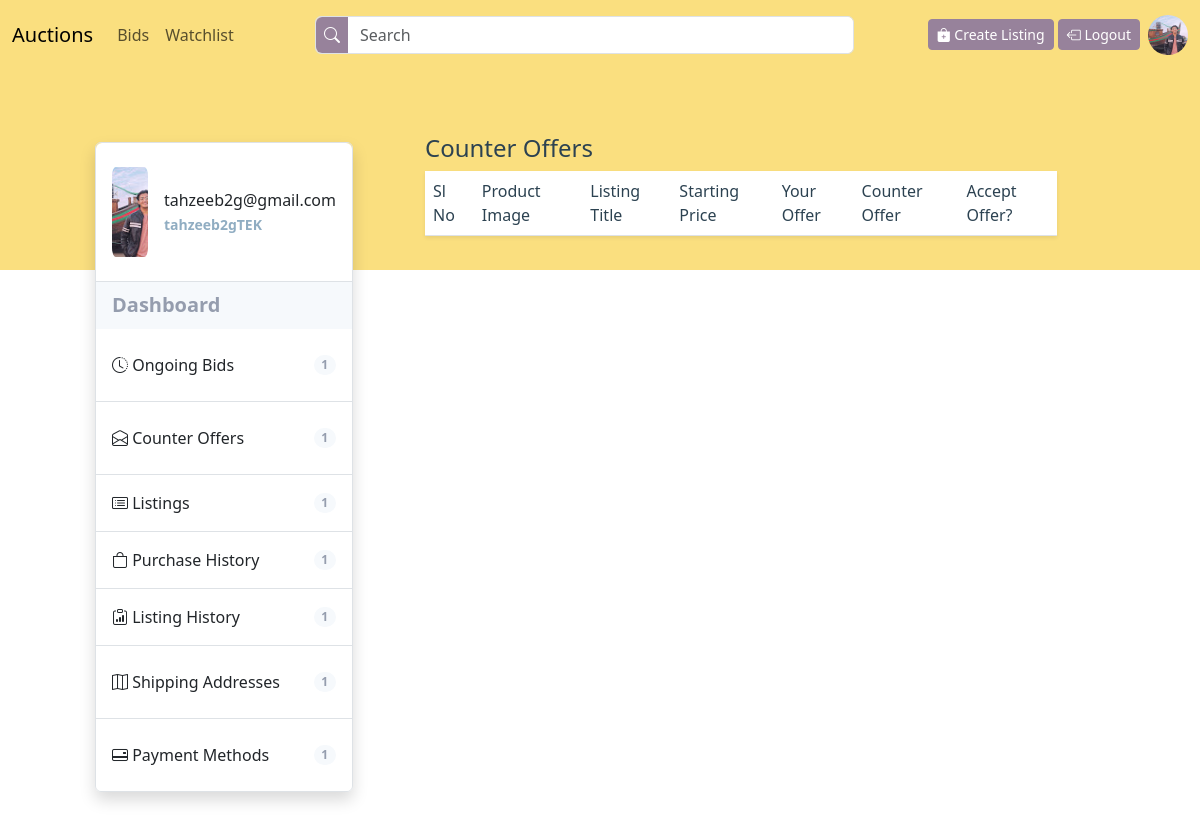
Page /counter-offers (signed in) on the committed database.
### users/models.py (models this page shows, shortened)
class User(AbstractUser):
    email = models.EmailField(unique=True)
    watchlist = models.ManyToManyField(
        'auctions.Listing')
    is_oauth_registered = models.BooleanField(default=False)
    display_picture = models.ImageField(
        upload_to='display-pictures/', max_length=250, default='display-pictures/default-dp.png')
    email_verification_token = models.CharField(
        max_length=200, null=True, blank=True)
    forget_password_token = models.CharField(
        max_length=200, null=True, blank=True)
    previous_email = models.EmailField(null=True, default=None)

### auctions/views.py (the view)
# urls.py: path("counter-offers", views.counter_offers, name="counter-offers"),
@login_required(login_url=settings.LOGIN_URL)
def counter_offers(request):
    bids = Bid.objects.filter(buyer=request.user)
    counter_offers = bids.filter(
        listing__active=True, listing__buying_format=Listing.BuyingFormat.ACCEPT_OFFERS)
    return render(request, "auctions/counter-offers.html", {
        "counter_offers": counter_offers,
    })

### auctions/templates/auctions/counter-offers.html (shortened to what this page needs)
{% extends "users/profile-layout.html" %}
{% block child%}
<h4 class="header-4 user-pages-header">Counter Offers</h4>
<table class="table table-hover shadow-sm" id="counter-offer-table">
    <thead class="align-top table-header">
        <tr>
            <th scope="col">Sl No</th>
            <th scope="col">Product Image</th>
            <th scope="col">Listing Title</th>
            <th scope="col">Starting Price</th>
            <th scope="col">Your Offer</th>
            <th scope="col">Counter Offer</th>
            <th scope="col">Accept Offer?</th>
        </tr>
    </thead>
</table>
{% endblock child %}

### users/templates/users/profile-layout.html (shortened to what this page needs)
{% extends "auctions/layout.html" %}
{% block body %}
<div class="container-fluid p-5 overlap-container">
    <div class="row align-items-start justify-content-center">
        <div class="col-xl-3 col-12 mt-xl-4 mt-4">
            <ul class="list-group list-group-flush border rounded shadow">
                <li class="list-group-item d-flex justify-content-start align-items-center py-4 border-none">
                    <img src="{{user.display_picture.url}}" class="thumbnail-image">
                    <div class="ms-3 fw-medium">
                        {{request.user.email}}
                        <br>
                        <small class="fw-bold highlighted-text">{{request.user.username}}</small>
                    </div>
                </li>
                <li class="list-group-item list-bg d-flex justify-content-between align-items-center fw-bold lead">
                    Dashboard
                </li>
                <li class="list-group-item list">
                    <a class="d-flex justify-content-between align-items-center lead py-3 fs-6"
                        href="{% url 'ongoing-bids' %}">
                        <span><i class="bi bi-clock-history"></i> Ongoing Bids</span>
                        <span class="badge badge-bd rounded-pill">1</span>
                    </a>
                </li>
                <li class="list-group-item list">
                    <a class="d-flex justify-content-between align-items-center lead py-3 fs-6"
                        href="{% url 'counter-offers' %}">
                        <span><i class="bi bi-envelope-open"></i> Counter Offers</span>
                        <span class="badge badge-bd rounded-pill">1</span>
                    </a>
                </li>
                <li class="list-group-item list d-flex justify-content-between align-items-center lead py-3 fs-6">
                    <span><i class="bi bi-card-list"></i> Listings </span>
                    <span class="badge badge-bd rounded-pill">1</span>
                </li>
                <li class="list-group-item list d-flex justify-content-between align-items-center lead py-3 fs-6">
                    <span><i class="bi bi-bag"></i> Purchase History</span>
                    <span class="badge badge-bd rounded-pill">1</span>
                </li>
                <li class="list-group-item list d-flex justify-content-between align-items-center lead py-3 fs-6">
                    <span><i class="bi bi-clipboard-data"></i> Listing History</span>
                    <span class="badge badge-bd rounded-pill">1</span>
                </li>
                <li class="list-group-item list">
                    <a class="d-flex justify-content-between align-items-center lead py-3 fs-6"
                        href="{% url 'view-shipping-address' %}">
                        <span><i class="bi bi-map"></i> Shipping Addresses</span>
                        <span class="badge badge-bd rounded-pill">1</span>
                    </a>
                </li>
                <li class="list-group-item list">
                    <a class="d-flex justify-content-between align-items-center lead py-3 fs-6"
                        href="{% url 'view-payment-methods' %}">
                        <span><i class="bi bi-credit-card-2-back"></i> Payment Methods</span>
                        <span class="badge badge-bd rounded-pill">1</span>
                    </a>
                </li>
            </ul>
        </div>
        <div class="col-xl-8 col-12 mt-xl-0 mt-5">
            <div class="px-xl-5 px-0 py-3" id="user-profile-content-container">
                {% block child %}
                {% endblock child%}
            </div>
        </div>
    </div>
</div>
{% endblock %}

### auctions/templates/auctions/layout.html (shortened to what this page needs)
{% load static %}
<!DOCTYPE html>
<html lang="en">
<head>
    <link href="https://cdn.jsdelivr.net/npm/bootstrap@5.3.2/dist/css/bootstrap.min.css" rel="stylesheet"
>
    <link href="{% static 'commerce/styles.css' %}" rel="stylesheet">
    <link rel="stylesheet" href="https://cdn.jsdelivr.net/npm/sweetalert2@11.0.19/dist/sweetalert2.min.css">
    <link rel="stylesheet" href="https://cdn.jsdelivr.net/npm/bootstrap-icons@1.11.2/font/bootstrap-icons.min.css">
</head>
<body>
    <nav class="navbar navbar-expand-lg sticky-top bg-background-tertiary" style="background-color: var(--nav);">
        <div class="container-fluid">
            <a class="navbar-brand" href="{% url 'index' %}">Auctions</a>
            <div class="collapse navbar-collapse" id="navbarSupportedContent">
                <ul class="navbar-nav me-auto mb-2 mb-lg-0">
                    {% if user.is_authenticated %}
                    <li class="nav-item">
                        <a class="nav-link" href="{% url 'user_bids' %}">Bids</a>
                    </li>
                    <li class="nav-item">
                        <a class="nav-link" href="{% url 'index' %}">Watchlist</a>
                    </li>
                    {% endif %}
                </ul>
                <form class="d-flex w-50 me-auto my-2 form-control p-0" role="search" action="{% url 'search' %}"
                    menthod="POST">
                    <button type="submit" style="background-color: var(--custom-secondary); border-width: 0px;"
                        class="text-white rounded-start px-2"><i class="bi bi-search"></i>
                    </button>
                    <input class="form-control w-100 ms-0" type="search" placeholder="Search" aria-label="Search"
                        style="border-width: 0px;">
                </form>
                <div class="float-lg-end float-start">
                    <a class="btn btn-secondary btn-sm mt-1" href="{% url 'create-listing' %}"><i
                            class="bi bi-bag-plus-fill"></i>
                        Create Listing</a>
                    {% if user.is_authenticated %}
                    <a class="btn btn-secondary btn-sm mt-1" href="{% url 'logout' %}"><i
                            class="bi bi-box-arrow-left"></i>
                        Logout</a>
                    {% else %}
                    <a class="btn btn-secondary btn-sm mt-1" href="{% url 'login' %}"><i
                            class="bi bi-box-arrow-in-right"></i> Login</a>
                    <a class="btn btn-secondary btn-sm mt-1" href="{% url 'register' %}"><i
                            class="bi bi-person-plus-fill"></i> Register</a>
                    {% endif %}
                    {% if user.is_authenticated %}
                    <a class="ms-2 ali float-end" href="{% url 'profile' %}">
                        <div style="width: 40px; height: 40px; overflow: hidden; border-radius: 50%;">
                            <img src="{{user.display_picture.url}}"
                                style="height:100%; width: 100%; object-fit: cover;">
                        </div>
                    </a>
                </div>
                {% endif %}
            </div>
        </div>
    </nav>
    {% block body %}
    {% endblock %}
</body>
</html>

### commerce/static/commerce/styles.css (style rules this page uses)
:root { --custom-bg: #FADF7F; --nav: #FADF7F; --custom-danger: #D89A9E; --custom-success: #06908F; --custom-dark: #2C4251; --custom-primary: #91ADC2; --custom-secondary: #97829B; }
ul li a { color: inherit; text-decoration: none; }
.overlap-container { margin-top: -200px; }
.user-pages-header { color: var(--custom-dark); }
th { font-weight: inherit; }
.table-header { font-weight: 300; }
.table>:not(caption)>*>* { color: inherit; }
.thumbnail-image { width: 90px; height: 90px; overflow: hidden; object-fit: cover; border-radius: 10%; }
.badge-bd { background-color: #F6F9FC; border-color: #F6F9FC; color: #959DAE; }
.list-bg { background-color: #F6F9FC; border-color: #F6F9FC; color: #959DAE; }
.highlighted-text { color: #90ADC2; }
.btn-secondary { background-color: var(--custom-secondary); border-color: var(--custom-secondary); }
html, body { height: 100%; margin: 0; color: var(--custom-dark) }

### rows in the picture
User: display_picture (picture), user.email "tahzeeb2g@gmail.com", user.username "tahzeeb2gTEK"
